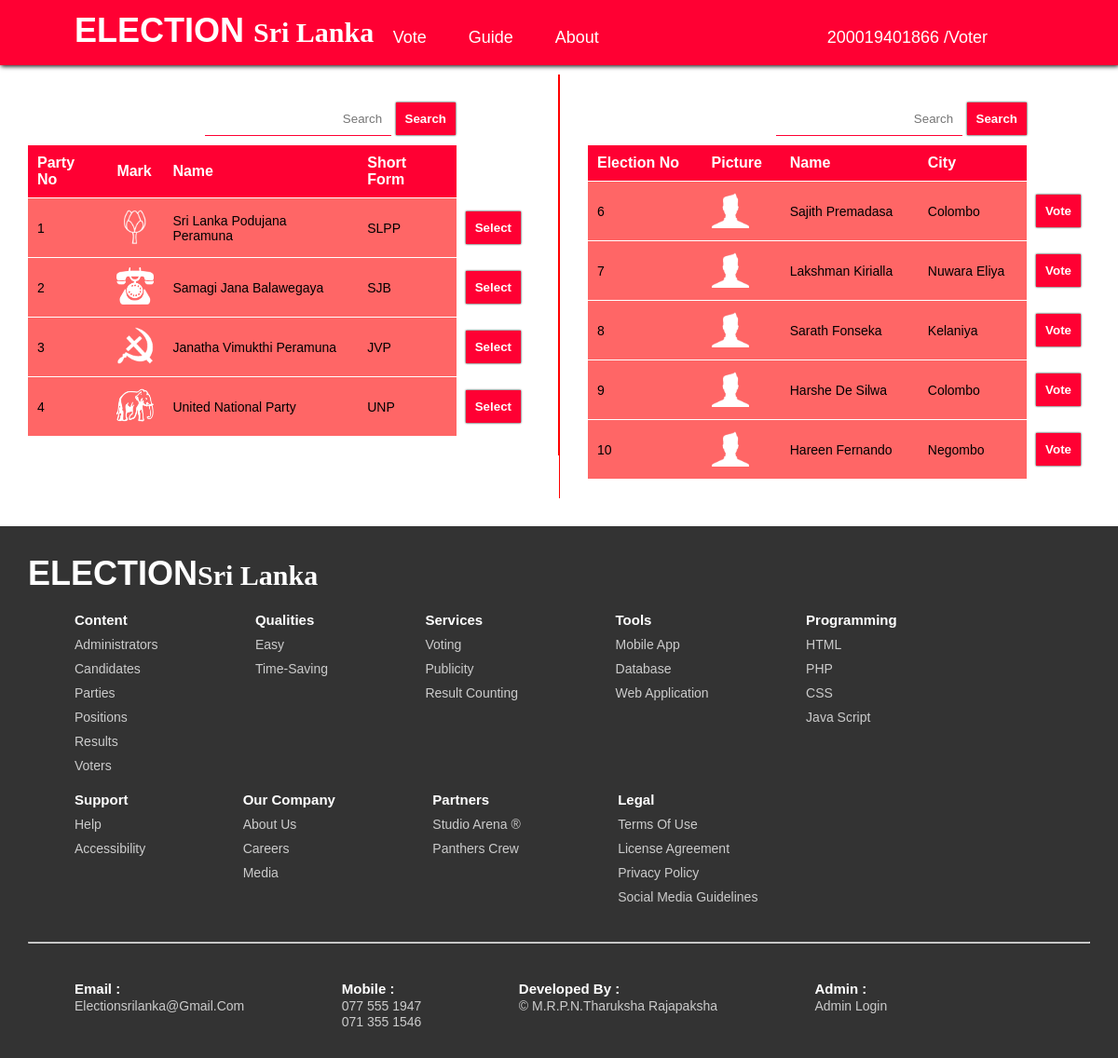
The page /vote.php?partyNo=2 (signed in) on the database its author committed.
### tables this page shows
CREATE TABLE `voter` (
  `voter_nic` varchar(15) NOT NULL,
  `voter_name` varchar(45) NOT NULL,
  `voter_contact_no` varchar(10) NOT NULL,
  `voter_city` varchar(45) NOT NULL,
  `voter_password` varchar(45) NOT NULL,
  `voter_status` tinyint NOT NULL DEFAULT '1',
  PRIMARY KEY (`voter_nic`),
  UNIQUE KEY `voter_nic_UNIQUE` (`voter_nic`)
);

CREATE TABLE `party` (
  `party_no` int NOT NULL AUTO_INCREMENT,
  `party_mark` varchar(200) NOT NULL,
  `party_name` varchar(100) NOT NULL,
  `party_name_short_form` varchar(20) NOT NULL,
  `party_votes` int NOT NULL,
  `party_status` tinyint NOT NULL DEFAULT '1',
  PRIMARY KEY (`party_no`),
  UNIQUE KEY `party_no_UNIQUE` (`party_no`),
  UNIQUE KEY `party_name_UNIQUE` (`party_name`)
);

CREATE TABLE `candidate` (
  `candidate_election_no` int NOT NULL,
  `candidate_picture` varchar(200) NOT NULL,
  `candidate_name` varchar(45) NOT NULL,
  `candidate_nic` varchar(15) NOT NULL,
  `candidate_city` varchar(45) NOT NULL,
  `candidate_votes` int NOT NULL,
  `candidate_status` varchar(45) NOT NULL DEFAULT '1',
  `party_no` int NOT NULL,
  PRIMARY KEY (`candidate_election_no`),
  UNIQUE KEY `candidate_election_no_UNIQUE` (`candidate_election_no`),
  UNIQUE KEY `candidate_nic_UNIQUE` (`candidate_nic`),
  KEY `fk_candidate_party_idx` (`party_no`),
  CONSTRAINT `fk_candidate_party` FOREIGN KEY (`party_no`) REFERENCES `party` (`party_no`)
);

### vote.php (the view, shortened to what this page needs)
<!DOCTYPE html>
<html>
    <head>
        <link rel="stylesheet" type="text/css" href="css/vote_style.css"/>
    </head>
    <?php
    $keywordParty = "";
    $partyNo = "";
    if (isset($_GET["partyNo"]) && $_GET["partyNo"] != "") {
        $partyNo = $_GET["partyNo"];
        echo '<BODY onLoad="header();togglecandidatecolumnactive();">';
    }
    $keywordCandidate = "";
    ?>
    <body onload="header();">
        <?php
        include './header.php';
        ?>
        <div class="vote-container">
            <div class="column party-column">
                <form method="get" action="vote.php">
                    <input type="text" name="searchParty" id="searchParty" value="<?php echo $keywordParty; ?>" placeholder="Search"/>
                    <button>Search</button>
                </form>
                <table>
                    <tr>
                        <th>Party No</th>
                        <th>Mark</th>
                        <th>Name</th>
                        <th>Short Form</th>
                    </tr>
                    <?php
                    $query = "SELECT * FROM party WHERE (party_no LIKE '%" . $keywordParty . "%' OR party_name LIKE '%" . $keywordParty . "%' "
                            . "OR party_name_short_form LIKE '%" . $keywordParty . "%') AND party_status = '1'";
                    $result = $connection->query($query);
                    if ($result->num_rows > 0) {
                        while ($row = $result->fetch_assoc()) {
                            ?>
                            <tr class="vote-content">
                                <td><?php echo $row["party_no"]; ?></td>
                                <td><img src="img/<?php echo $row["party_mark"]; ?>"/></td>
                                <td><?php echo $row["party_name"]; ?></td>
                                <td><?php echo $row["party_name_short_form"]; ?></td>
                                <td class="select"><a href="vote.php?partyNo=<?php echo $row["party_no"]; ?>&searchParty=<?php echo $keywordParty; ?>"><button>Select</button></a></td>
                            </tr>
                            <?php
                        }
                    }
                    ?>
                </table>
            </div>
            <div class="column candidate-column" id="candidatecolumn">
                <form method="get" action="vote.php">
                    <input type="text" name="searchCandidate" id="searchCandidate" value="<?php echo $keywordCandidate; ?>" placeholder="Search"/>
                    <button>Search</button>
                </form>
                <table>
                    <tr>
                        <th>Election No</th>
                        <th>Picture</th>
                        <th>Name</th>
                        <th>City</th>
                    </tr>
                    <?php
                    $query = "SELECT * FROM candidate WHERE (candidate_election_no LIKE '%" . $keywordCandidate . "%' "
                            . "OR candidate_name LIKE '%" . $keywordCandidate . "%' OR candidate_nic LIKE '%" . $keywordCandidate . "%') "
                            . "AND party_no = '" . $partyNo . "' AND candidate_status = '1'";
                    $result = $connection->query($query);
                    if ($result->num_rows > 0) {
                        while ($row = $result->fetch_assoc()) {
                            ?>
                            <tr class="vote-content">
                                <td><?php echo $row["candidate_election_no"]; ?></td>
                                <td><img src="img/<?php echo $row["candidate_picture"]; ?>"/></td>
                                <td><?php echo $row["candidate_name"]; ?></td>
                                <td><?php echo $row["candidate_city"]; ?></td>
                                <td class="select">
                                    <form method="post" action="action/vote_submit.php">
                                        <button>Vote</button>
                                    </form>
                                </td>
                            </tr>
                            <?php
                        }
                    }
                    ?>
                </table>
            </div>
        </div>
        <?php include './footer.php'; ?>
    </body>
</html>

### header.php (shortened to what this page needs)
<!DOCTYPE html>
<?php
include './action/db_connection.php';
$activeNic = "Login";
if (isset($_SESSION["voter_is_login"]) && isset($_SESSION["activeVoterNic"]) && $_SESSION["voter_is_login"] == true) {
    $activeVoterNic = $_SESSION["activeVoterNic"];
    $query = "SELECT * FROM voter WHERE voter_nic = '" . $activeVoterNic . "'";
    $result = $connection->query($query);
    if ($result->num_rows > 0) {
        $row = $result->fetch_assoc();
        $activeNic = $row["voter_nic"];
    }
}
?>
<html>
    <head>
        <link rel="stylesheet" type="text/css" href="css/headerfooter_style.css"/>
    </head>
    <body>
        <header>
            <nav>
                <div class="header-container">
                    <p><a href="index.php">ELECTION <span>Sri Lanka</span></a></p>
                    <ul>
                        <li><a href="vote.php">Vote</a></li>
                        <li><a href="guide.php">Guide</a></li>
                        <li><a href="about.php">About</a></li>
                        <span>
                            <?php
                            if (isset($_SESSION["voter_is_login"])) {
                                if ($_SESSION["voter_is_login"] == true) {
                                    ?>
                                    <li class="account"><?php echo $activeNic; ?>&nbsp;/Voter
                                    </li>
                                    <?php
                                } else {
                                    ?>
                                    <li onclick="togglevoterregpopup();">Register</li>
                                    <li class="account" onclick="togglevoterloginpopup();"><?php echo $activeNic; ?></li>
                                    <?php
                                }
                            } else {
                                ?>
                                <li onclick="togglevoterregpopup();">Register</li>
                                <li class="account" onclick="togglevoterloginpopup();"><?php echo $activeNic; ?></li>
                                    <?php
                                }
                                ?>
                        </span>
                    </ul>
                </div>
            </nav>
        </header>
        <?php
        include './voter_registration.php';
        include './voter_login.php';
        include './voter_profile.php';
        ?>
    </body>
</html>

### css/vote_style.css (style rules this page uses)
.vote-container { width: 100%; height: 100%; top: 80px; display: flex; margin-bottom: 60px; }
.vote-container .column { flex: 50%; height: 100%; padding: 30px; }
.vote-container .party-column { border-right: 1px solid red; }
.candidate-column { border-left: 1px solid red; display: none; }
.candidate-column.candidate-column-active { display: block; }
.vote-container button { color: white; font-weight: bold; padding: 10px; background-color: #ff0033; border: none; outline: none; box-shadow: 0px 0px 2px #000000; cursor: pointer; }
.vote-container .party-column form { right: 80px; float: right; }
.vote-container .candidate-column form { right: 68px; float: right; }
.vote-container form input { width: 200px; padding: 10px; text-align: right; border: none; border-bottom: 1px solid #ff0033; outline: none; }
.vote-container table { width: 100%; top: 10px; border-collapse: collapse; }
.vote-container table tr { border-bottom: 1px solid white; }
.vote-container table tr th { color: white; text-align: left; padding: 10px; background-color: #ff0033; }
.vote-content td { padding: 10px; font-size: 14px; text-align: left; text-transform: none; background-color: #ff6666; }
.vote-content td img { width: 40px; height: 40px; }
.vote-content .select { width: 10px; background-color: white; }
.vote-content .select form { right: 0px; }

### css/headerfooter_style.css (style rules this page uses)
* { margin: 0; padding: 0; font-family: "Arial"; text-transform: capitalize; position: relative; box-sizing: border-box; }
header { width: 100%; height: 100px; position: fixed; font-size: 18px; padding: 20px 0; background-color: transparent; z-index: 799; transition: 0.5s; }
.header-next { width: 100%; height: 70px; position: fixed; font-size: 18px; padding: 0; background-color: #ff0033; box-shadow: 1px 1px 5px #000000; z-index: 799; }
.header-container p { top: 12px; left: 80px; position: absolute; color: white; font-size: 36px; font-weight: bold; font-family: "Calibri"; }
.header-container p span { font-size: 30px; font-family: "Calibri"; }
.header-container ul { top: 30px; right: 120px; list-style: none; float: right; }
.header-container ul span { margin-left: 200px; }
.header-container ul li { display: inline-block; margin: auto 20px; color: white; text-transform: none; cursor: pointer; }
.header-container a { color: white; text-decoration: none; cursor: pointer; }

### rows shown on the page
voter: voter_nic "200019401866"
party: party_no "1", party_mark (picture), party_name "Sri Lanka Podujana Peramuna", party_name_short_form "SLPP"
party: party_no "2", party_mark (picture), party_name "Samagi Jana Balawegaya", party_name_short_form "SJB"
party: party_no "3", party_mark (picture), party_name "Janatha Vimukthi Peramuna", party_name_short_form "JVP"
party: party_no "4", party_mark (picture), party_name "United National Party", party_name_short_form "UNP"
candidate: candidate_election_no "6", candidate_picture (placeholder picture), candidate_name "Sajith Premadasa", candidate_city "Colombo"
candidate: candidate_election_no "7", candidate_picture (placeholder picture), candidate_name "Lakshman Kirialla", candidate_city "Nuwara Eliya"
candidate: candidate_election_no "8", candidate_picture (placeholder picture), candidate_name "Sarath Fonseka", candidate_city "Kelaniya"
candidate: candidate_election_no "9", candidate_picture (placeholder picture), candidate_name "Harshe De Silwa", candidate_city "Colombo"
candidate: candidate_election_no "10", candidate_picture (placeholder picture), candidate_name "Hareen Fernando", candidate_city "Negombo"
